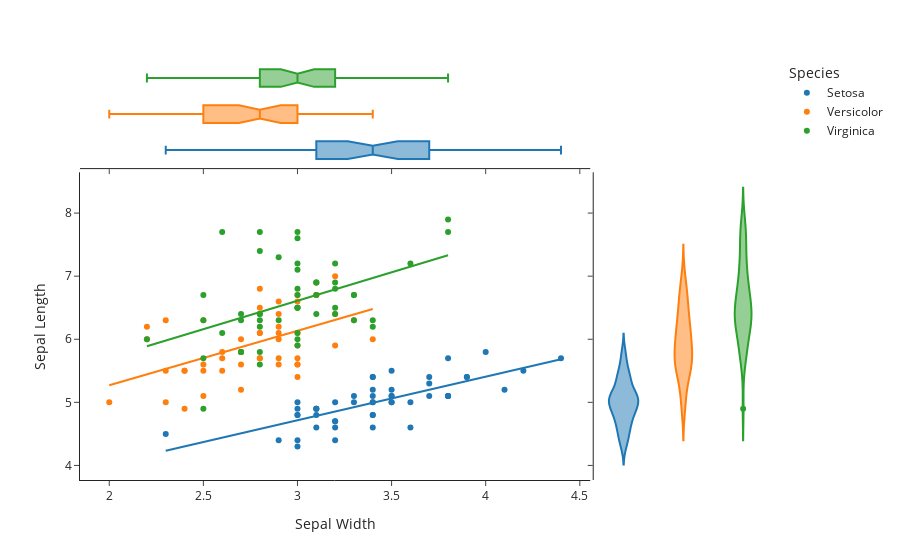

Here is the notebook cell this chart was saved with:
### Code cell
fig=exp.scatter(df_plotly,x="Sepal Width",
                y="Sepal Length",
                color="Species",
                marginal_y="violin",
                marginal_x="box",
                trendline="ols",
                template="simple_white")
fig.show()

### Figure 1 — Plotly figure (JSON) as saved in the notebook; plotly's stock layout.template omitted (floating-point values rounded to 4 significant figures)
{"data": [{"hovertemplate": "Species=Setosa<br>Sepal Width=%{x}<br>Sepal Length=%{y}<extra></extra>", "legendgroup": "Setosa", "marker": {"color": "#1F77B4", "symbol": "circle"}, "mode": "markers", "name": "Setosa", "orientation": "v", "showlegend": true, "type": "scatter", "x": [3.5, 3, 3.2, 3.1, 3.6, 3.9, 3.4, 3.4, 2.9, 3.1, 3.7, 3.4, 3, 3, 4, 4.4, 3.9, 3.5, 3.8, 3.8, 3.4, 3.7, 3.6, 3.3, 3.4, 3, 3.4, 3.5, 3.4, 3.2, 3.1, 3.4, 4.1, 4.2, 3.1, 3.2, 3.5, 3.1, 3, 3.4, 3.5, 2.3, 3.2, 3.5, 3.8, 3, 3.8, 3.2, 3.7, 3.3], "xaxis": "x", "y": [5.1, 4.9, 4.7, 4.6, 5, 5.4, 4.6, 5, 4.4, 4.9, 5.4, 4.8, 4.8, 4.3, 5.8, 5.7, 5.4, 5.1, 5.7, 5.1, 5.4, 5.1, 4.6, 5.1, 4.8, 5, 5, 5.2, 5.2, 4.7, 4.8, 5.4, 5.2, 5.5, 4.9, 5, 5.5, 4.9, 4.4, 5.1, 5, 4.5, 4.4, 5, 5.1, 4.8, 5.1, 4.6, 5.3, 5], "yaxis": "y"}, {"alignmentgroup": "True", "hovertemplate": "Species=Setosa<br>Sepal Width=%{x}<extra></extra>", "legendgroup": "Setosa", "marker": {"color": "#1F77B4", "symbol": "circle"}, "name": "Setosa", "notched": true, "offsetgroup": "Setosa", "showlegend": false, "type": "box", "x": [3.5, 3, 3.2, 3.1, 3.6, 3.9, 3.4, 3.4, 2.9, 3.1, 3.7, 3.4, 3, 3, 4, 4.4, 3.9, 3.5, 3.8, 3.8, 3.4, 3.7, 3.6, 3.3, 3.4, 3, 3.4, 3.5, 3.4, 3.2, 3.1, 3.4, 4.1, 4.2, 3.1, 3.2, 3.5, 3.1, 3, 3.4, 3.5, 2.3, 3.2, 3.5, 3.8, 3, 3.8, 3.2, 3.7, 3.3], "xaxis": "x3", "yaxis": "y3"}, {"alignmentgroup": "True", "hovertemplate": "Species=Setosa<br>Sepal Length=%{y}<extra></extra>", "legendgroup": "Setosa", "marker": {"color": "#1F77B4", "symbol": "circle"}, "name": "Setosa", "offsetgroup": "Setosa", "scalegroup": "y", "showlegend": false, "type": "violin", "xaxis": "x2", "y": [5.1, 4.9, 4.7, 4.6, 5, 5.4, 4.6, 5, 4.4, 4.9, 5.4, 4.8, 4.8, 4.3, 5.8, 5.7, 5.4, 5.1, 5.7, 5.1, 5.4, 5.1, 4.6, 5.1, 4.8, 5, 5, 5.2, 5.2, 4.7, 4.8, 5.4, 5.2, 5.5, 4.9, 5, 5.5, 4.9, 4.4, 5.1, 5, 4.5, 4.4, 5, 5.1, 4.8, 5.1, 4.6, 5.3, 5], "yaxis": "y2"}, {"hovertemplate": "<b>OLS trendline</b><br>Sepal Length = 0.690854 * Sepal Width + 2.64466<br>R<sup>2</sup>=0.557681<br><br>Species=Setosa<br>Sepal Width=%{x}<br>Sepal Length=%{y} <b>(trend)</b><extra></extra>", "legendgroup": "Setosa", "marker": {"color": "#1F77B4", "symbol": "circle"}, "mode": "lines", "name": "Setosa", "showlegend": false, "type": "scatter", "x": [2.3, 2.9, 3, 3, 3, 3, 3, 3, 3.1, 3.1, 3.1, 3.1, 3.1, 3.2, 3.2, 3.2, 3.2, 3.2, 3.3, 3.3, 3.4, 3.4, 3.4, 3.4, 3.4, 3.4, 3.4, 3.4, 3.4, 3.5, 3.5, 3.5, 3.5, 3.5, 3.5, 3.6, 3.6, 3.7, 3.7, 3.7, 3.8, 3.8, 3.8, 3.8, 3.9, 3.9, 4, 4.1, 4.2, 4.4], "xaxis": "x", "y": [4.234, 4.648, 4.717, 4.717, 4.717, 4.717, 4.717, 4.717, 4.786, 4.786, 4.786, 4.786, 4.786, 4.855, 4.855, 4.855, 4.855, 4.855, 4.924, 4.924, 4.994, 4.994, 4.994, 4.994, 4.994, 4.994, 4.994, 4.994, 4.994, 5.063, 5.063, 5.063, 5.063, 5.063, 5.063, 5.132, 5.132, 5.201, 5.201, 5.201, 5.27, 5.27, 5.27, 5.27, 5.339, 5.339, 5.408, 5.477, 5.546, 5.684], "yaxis": "y"}, {"hovertemplate": "Species=Versicolor<br>Sepal Width=%{x}<br>Sepal Length=%{y}<extra></extra>", "legendgroup": "Versicolor", "marker": {"color": "#FF7F0E", "symbol": "circle"}, "mode": "markers", "name": "Versicolor", "orientation": "v", "showlegend": true, "type": "scatter", "x": [3.2, 3.2, 3.1, 2.3, 2.8, 2.8, 3.3, 2.4, 2.9, 2.7, 2, 3, 2.2, 2.9, 2.9, 3.1, 3, 2.7, 2.2, 2.5, 3.2, 2.8, 2.5, 2.8, 2.9, 3, 2.8, 3, 2.9, 2.6, 2.4, 2.4, 2.7, 2.7, 3, 3.4, 3.1, 2.3, 3, 2.5, 2.6, 3, 2.6, 2.3, 2.7, 3, 2.9, 2.9, 2.5, 2.8], "xaxis": "x", "y": [7, 6.4, 6.9, 5.5, 6.5, 5.7, 6.3, 4.9, 6.6, 5.2, 5, 5.9, 6, 6.1, 5.6, 6.7, 5.6, 5.8, 6.2, 5.6, 5.9, 6.1, 6.3, 6.1, 6.4, 6.6, 6.8, 6.7, 6, 5.7, 5.5, 5.5, 5.8, 6, 5.4, 6, 6.7, 6.3, 5.6, 5.5, 5.5, 6.1, 5.8, 5, 5.6, 5.7, 5.7, 6.2, 5.1, 5.7], "yaxis": "y"}, {"alignmentgroup": "True", "hovertemplate": "Species=Versicolor<br>Sepal Width=%{x}<extra></extra>", "legendgroup": "Versicolor", "marker": {"color": "#FF7F0E", "symbol": "circle"}, "name": "Versicolor", "notched": true, "offsetgroup": "Versicolor", "showlegend": false, "type": "box", "x": [3.2, 3.2, 3.1, 2.3, 2.8, 2.8, 3.3, 2.4, 2.9, 2.7, 2, 3, 2.2, 2.9, 2.9, 3.1, 3, 2.7, 2.2, 2.5, 3.2, 2.8, 2.5, 2.8, 2.9, 3, 2.8, 3, 2.9, 2.6, 2.4, 2.4, 2.7, 2.7, 3, 3.4, 3.1, 2.3, 3, 2.5, 2.6, 3, 2.6, 2.3, 2.7, 3, 2.9, 2.9, 2.5, 2.8], "xaxis": "x3", "yaxis": "y3"}, {"alignmentgroup": "True", "hovertemplate": "Species=Versicolor<br>Sepal Length=%{y}<extra></extra>", "legendgroup": "Versicolor", "marker": {"color": "#FF7F0E", "symbol": "circle"}, "name": "Versicolor", "offsetgroup": "Versicolor", "scalegroup": "y", "showlegend": false, "type": "violin", "xaxis": "x2", "y": [7, 6.4, 6.9, 5.5, 6.5, 5.7, 6.3, 4.9, 6.6, 5.2, 5, 5.9, 6, 6.1, 5.6, 6.7, 5.6, 5.8, 6.2, 5.6, 5.9, 6.1, 6.3, 6.1, 6.4, 6.6, 6.8, 6.7, 6, 5.7, 5.5, 5.5, 5.8, 6, 5.4, 6, 6.7, 6.3, 5.6, 5.5, 5.5, 6.1, 5.8, 5, 5.6, 5.7, 5.7, 6.2, 5.1, 5.7], "yaxis": "y2"}, {"hovertemplate": "<b>OLS trendline</b><br>Sepal Length = 0.865078 * Sepal Width + 3.53973<br>R<sup>2</sup>=0.276582<br><br>Species=Versicolor<br>Sepal Width=%{x}<br>Sepal Length=%{y} <b>(trend)</b><extra></extra>", "legendgroup": "Versicolor", "marker": {"color": "#FF7F0E", "symbol": "circle"}, "mode": "lines", "name": "Versicolor", "showlegend": false, "type": "scatter", "x": [2, 2.2, 2.2, 2.3, 2.3, 2.3, 2.4, 2.4, 2.4, 2.5, 2.5, 2.5, 2.5, 2.6, 2.6, 2.6, 2.7, 2.7, 2.7, 2.7, 2.7, 2.8, 2.8, 2.8, 2.8, 2.8, 2.8, 2.9, 2.9, 2.9, 2.9, 2.9, 2.9, 2.9, 3, 3, 3, 3, 3, 3, 3, 3, 3.1, 3.1, 3.1, 3.2, 3.2, 3.2, 3.3, 3.4], "xaxis": "x", "y": [5.27, 5.443, 5.443, 5.529, 5.529, 5.529, 5.616, 5.616, 5.616, 5.702, 5.702, 5.702, 5.702, 5.789, 5.789, 5.789, 5.875, 5.875, 5.875, 5.875, 5.875, 5.962, 5.962, 5.962, 5.962, 5.962, 5.962, 6.048, 6.048, 6.048, 6.048, 6.048, 6.048, 6.048, 6.135, 6.135, 6.135, 6.135, 6.135, 6.135, 6.135, 6.135, 6.221, 6.221, 6.221, 6.308, 6.308, 6.308, 6.394, 6.481], "yaxis": "y"}, {"hovertemplate": "Species=Virginica<br>Sepal Width=%{x}<br>Sepal Length=%{y}<extra></extra>", "legendgroup": "Virginica", "marker": {"color": "#2CA02C", "symbol": "circle"}, "mode": "markers", "name": "Virginica", "orientation": "v", "showlegend": true, "type": "scatter", "x": [3.3, 2.7, 3, 2.9, 3, 3, 2.5, 2.9, 2.5, 3.6, 3.2, 2.7, 3, 2.5, 2.8, 3.2, 3, 3.8, 2.6, 2.2, 3.2, 2.8, 2.8, 2.7, 3.3, 3.2, 2.8, 3, 2.8, 3, 2.8, 3.8, 2.8, 2.8, 2.6, 3, 3.4, 3.1, 3, 3.1, 3.1, 3.1, 2.7, 3.2, 3.3, 3, 2.5, 3, 3.4, 3], "xaxis": "x", "y": [6.3, 5.8, 7.1, 6.3, 6.5, 7.6, 4.9, 7.3, 6.7, 7.2, 6.5, 6.4, 6.8, 5.7, 5.8, 6.4, 6.5, 7.7, 7.7, 6, 6.9, 5.6, 7.7, 6.3, 6.7, 7.2, 6.2, 6.1, 6.4, 7.2, 7.4, 7.9, 6.4, 6.3, 6.1, 7.7, 6.3, 6.4, 6, 6.9, 6.7, 6.9, 5.8, 6.8, 6.7, 6.7, 6.3, 6.5, 6.2, 5.9], "yaxis": "y"}, {"alignmentgroup": "True", "hovertemplate": "Species=Virginica<br>Sepal Width=%{x}<extra></extra>", "legendgroup": "Virginica", "marker": {"color": "#2CA02C", "symbol": "circle"}, "name": "Virginica", "notched": true, "offsetgroup": "Virginica", "showlegend": false, "type": "box", "x": [3.3, 2.7, 3, 2.9, 3, 3, 2.5, 2.9, 2.5, 3.6, 3.2, 2.7, 3, 2.5, 2.8, 3.2, 3, 3.8, 2.6, 2.2, 3.2, 2.8, 2.8, 2.7, 3.3, 3.2, 2.8, 3, 2.8, 3, 2.8, 3.8, 2.8, 2.8, 2.6, 3, 3.4, 3.1, 3, 3.1, 3.1, 3.1, 2.7, 3.2, 3.3, 3, 2.5, 3, 3.4, 3], "xaxis": "x3", "yaxis": "y3"}, {"alignmentgroup": "True", "hovertemplate": "Species=Virginica<br>Sepal Length=%{y}<extra></extra>", "legendgroup": "Virginica", "marker": {"color": "#2CA02C", "symbol": "circle"}, "name": "Virginica", "offsetgroup": "Virginica", "scalegroup": "y", "showlegend": false, "type": "violin", "xaxis": "x2", "y": [6.3, 5.8, 7.1, 6.3, 6.5, 7.6, 4.9, 7.3, 6.7, 7.2, 6.5, 6.4, 6.8, 5.7, 5.8, 6.4, 6.5, 7.7, 7.7, 6, 6.9, 5.6, 7.7, 6.3, 6.7, 7.2, 6.2, 6.1, 6.4, 7.2, 7.4, 7.9, 6.4, 6.3, 6.1, 7.7, 6.3, 6.4, 6, 6.9, 6.7, 6.9, 5.8, 6.8, 6.7, 6.7, 6.3, 6.5, 6.2, 5.9], "yaxis": "y2"}, {"hovertemplate": "<b>OLS trendline</b><br>Sepal Length = 0.901534 * Sepal Width + 3.90684<br>R<sup>2</sup>=0.209057<br><br>Species=Virginica<br>Sepal Width=%{x}<br>Sepal Length=%{y} <b>(trend)</b><extra></extra>", "legendgroup": "Virginica", "marker": {"color": "#2CA02C", "symbol": "circle"}, "mode": "lines", "name": "Virginica", "showlegend": false, "type": "scatter", "x": [2.2, 2.5, 2.5, 2.5, 2.5, 2.6, 2.6, 2.7, 2.7, 2.7, 2.7, 2.8, 2.8, 2.8, 2.8, 2.8, 2.8, 2.8, 2.8, 2.9, 2.9, 3, 3, 3, 3, 3, 3, 3, 3, 3, 3, 3, 3, 3.1, 3.1, 3.1, 3.1, 3.2, 3.2, 3.2, 3.2, 3.2, 3.3, 3.3, 3.3, 3.4, 3.4, 3.6, 3.8, 3.8], "xaxis": "x", "y": [5.89, 6.161, 6.161, 6.161, 6.161, 6.251, 6.251, 6.341, 6.341, 6.341, 6.341, 6.431, 6.431, 6.431, 6.431, 6.431, 6.431, 6.431, 6.431, 6.521, 6.521, 6.611, 6.611, 6.611, 6.611, 6.611, 6.611, 6.611, 6.611, 6.611, 6.611, 6.611, 6.611, 6.702, 6.702, 6.702, 6.702, 6.792, 6.792, 6.792, 6.792, 6.792, 6.882, 6.882, 6.882, 6.972, 6.972, 7.152, 7.333, 7.333], "yaxis": "y"}], "layout": {"legend": {"title": {"text": "Species"}, "tracegroupgap": 0}, "margin": {"t": 60}, "xaxis": {"anchor": "y", "domain": [0, 0.7363], "title": {"text": "Sepal Width"}}, "xaxis2": {"anchor": "y2", "domain": [0.7413, 1], "matches": "x2", "showline": false, "showticklabels": false, "ticks": ""}, "xaxis3": {"anchor": "y3", "domain": [0, 0.7363], "matches": "x", "showticklabels": false}, "xaxis4": {"anchor": "y4", "domain": [0.7413, 1], "matches": "x2", "showline": false, "showticklabels": false, "ticks": ""}, "yaxis": {"anchor": "x", "domain": [0, 0.7326], "title": {"text": "Sepal Length"}}, "yaxis2": {"anchor": "x2", "domain": [0, 0.7326], "matches": "y", "showticklabels": false}, "yaxis3": {"anchor": "x3", "domain": [0.7426, 1], "matches": "y3", "showline": false, "showticklabels": false, "ticks": ""}, "yaxis4": {"anchor": "x4", "domain": [0.7426, 1], "matches": "y3", "showline": false, "showticklabels": false, "ticks": ""}}}
